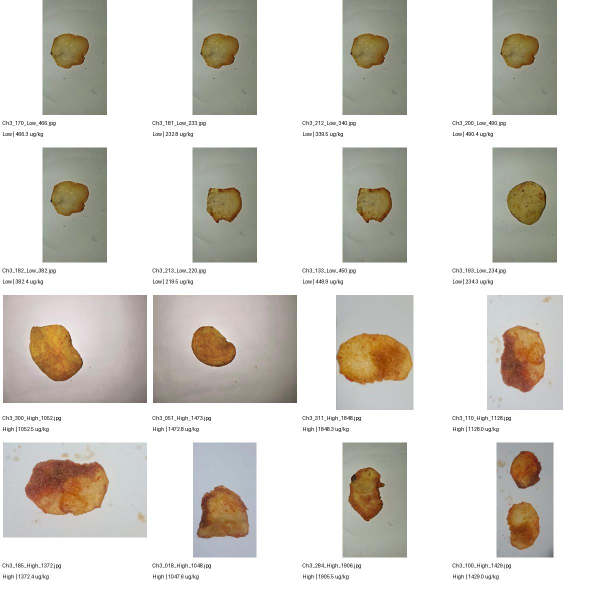
#> input picture data/colour_analysis/brightness_exception_candidates.jpg, 1200 x 1180 px (shown at 1/2 size)
$ python -i predict_grade_v2.py   (imports and definitions only)   (older library calls are emulated)
#> lines starting #> are read from the running program, lines starting #| are printed output that depends on the picture

import os
import cv2
import numpy as np
import joblib

# Load trained classification model
MODEL_PATH = "models/classification/acrylamide_grade_rf_v2.pkl"

# [1 line not run here, left out]

def extract_features(image_path):

    img = cv2.imread(image_path)
#> img is the input picture: shape (1180, 1200, 3); mean B, G, R 207.1, 213.4, 216.7

    if img is None:
        raise FileNotFoundError(
            f"Could not read image: {image_path}"
        )

    img = cv2.resize(img, (160, 160))
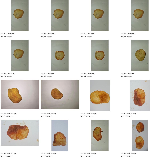
#> img: shape (160, 160, 3); mean B, G, R 207, 213.3, 216.6

    hsv = cv2.cvtColor(img, cv2.COLOR_BGR2HSV)
#> hsv: shape (160, 160, 3); mean H, S, V 19.9, 18.9, 217.8
    lab = cv2.cvtColor(img, cv2.COLOR_BGR2LAB)
#> lab: shape (160, 160, 3); mean of channels 0, 1, 2 217.1, 128.4, 132
    gray = cv2.cvtColor(img, cv2.COLOR_BGR2GRAY)
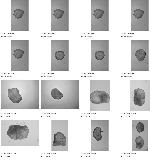
#> gray: shape (160, 160); min 25, max 255, mean 213.6

    features = []

    # Colour statistics
    for image in [img, hsv, lab]:
        for channel in cv2.split(image):
            features.extend([
                np.mean(channel),
                np.std(channel)
            ])
#> this loop made 3 passes
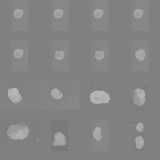
#> channel: shape (160, 160); min 116, max 189, mean 132
#> after the loop, features = [207, 65.53, 213.3, 54.1, 216.6, 48.81, 19.95, 33.79, 18.94, 44.64, 217.8, 47.51, 217.1, 49.27, 128.4, 4.77, 132, 10]

    # Colour histograms
    for image in [img, hsv, lab]:
        for channel in cv2.split(image):
            hist = cv2.calcHist(
                [channel], [0], None, [16], [0, 256]
            )
            hist = cv2.normalize(hist, hist).flatten()
            features.extend(hist)
#> after the loop, features = 162 values, max 217.8 at index 10, min 0 at index 34, mean 10.76

    # Grayscale statistics
    features.extend([
        np.mean(gray),
        np.std(gray),
        np.median(gray)
    ])

    # Texture features
    sobel_x = cv2.Sobel(gray, cv2.CV_64F, 1, 0)
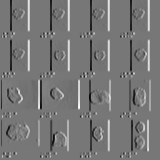
#> sobel_x: shape (160, 160) float64; min -564, max 644, mean 0.7; drawn with min black and max white
    sobel_y = cv2.Sobel(gray, cv2.CV_64F, 0, 1)
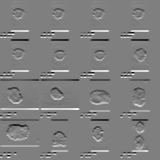
#> sobel_y: shape (160, 160) float64; min -673, max 674, mean 2.6; drawn with min black and max white

    gradient = np.sqrt(sobel_x**2 + sobel_y**2)
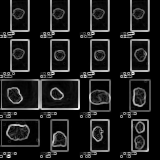
#> gradient: shape (160, 160) float64; min 0, max 678.5, mean 80.7; drawn with min black and max white

    features.extend([
        np.mean(gradient),
        np.std(gradient)
    ])

    return np.array(features).reshape(1, -1)


def predict_grade(image_path):

    features = extract_features(image_path)

    prediction = model.predict(features)[0]

    probabilities = model.predict_proba(features)[0]

    print("\n========== ACRYLAMIDE PREDICTION ==========")

    print("Image:", os.path.basename(image_path))
    print("Predicted Grade:", prediction)

    print("\nClass Probabilities:")

    for grade, probability in zip(
        model.classes_, probabilities
    ):
        print(f"{grade}: {probability * 100:.2f}%")

    print("\n===========================================")


# [7 lines not run here, left out]

>>> result = extract_features('data/colour_analysis/brightness_exception_candidates.jpg')

$ run again, on data/colour_analysis/contact_sheet.jpg
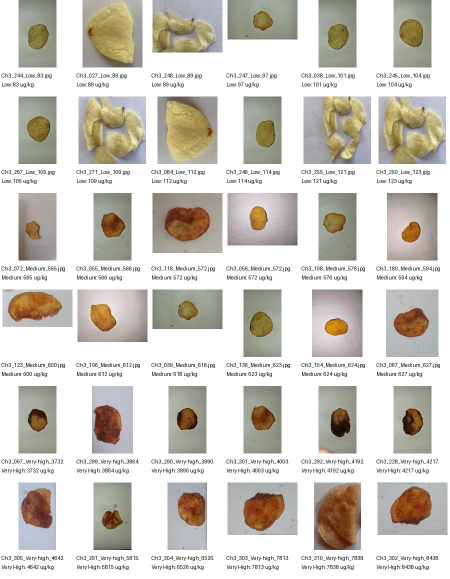
#> input picture data/colour_analysis/contact_sheet.jpg, 900 x 1158 px (shown at 1/2 size)
#> in extract_features, img is the input picture: shape (1158, 900, 3); mean B, G, R 197.8, 205.2, 209.3
#> img: shape (160, 160, 3)
#> hsv: shape (160, 160, 3); mean H, S, V 26.1, 23.9, 210.5
#> lab: shape (160, 160, 3); mean of channels 0, 1, 2 209.4, 128.7, 132.7
#> the loop in extract_features, `for image in [img, hsv, lab]:` made 3 passes
#> after the loop in extract_features, `for image in [img, hsv, lab]:`:
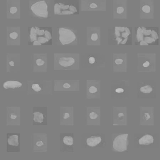
#> channel: shape (160, 160); min 113, max 198, mean 132.7
#> after the loop in extract_features, `for image in [img, hsv, lab]:`: features = [197.7, 70.14, 205.1, 59.39, 209.1, 53.03, 26.13, 42.02, 23.85, 49.17, 210.5, 52.05, 209.4, 54.57, 128.7, 5.15, 132.7, 10.69]
#> after the loop in extract_features, `for image in [img, hsv, lab]:`: features = 162 values, max 210.5 at index 10, min 0 at index 78, mean 10.83
#> in extract_features, `gradient = np.sqrt(sobel_x**2 + sobel_y**2)`:
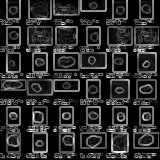
#> gradient: shape (160, 160) float64; min 0, max 823.2, mean 146.1; drawn with min black and max white

$ run again, on data/colour_analysis/misclassified_test_images.jpg
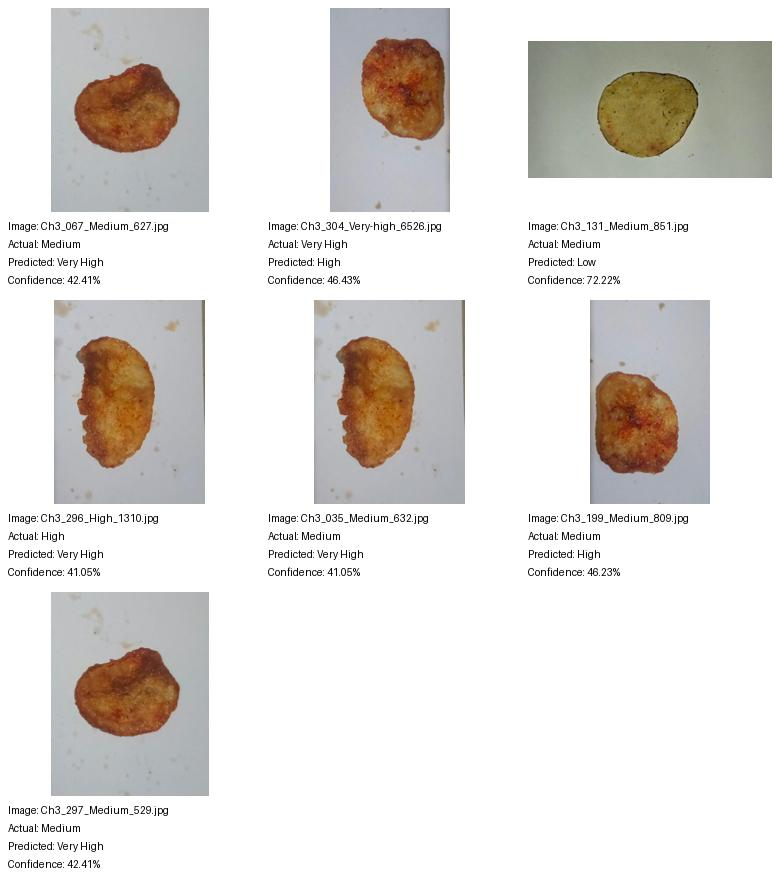
#> input picture data/colour_analysis/misclassified_test_images.jpg, 780 x 876 px
#> in extract_features, img is the input picture: shape (876, 780, 3); mean B, G, R 218.9, 222, 225.5
#> img: shape (160, 160, 3)
#> hsv: shape (160, 160, 3); mean H, S, V 24, 16, 226.8
#> lab: shape (160, 160, 3); mean of channels 0, 1, 2 225.3, 129.2, 130.4
#> the loop in extract_features, `for image in [img, hsv, lab]:` made 3 passes
#> after the loop in extract_features, `for image in [img, hsv, lab]:`:
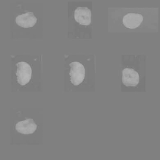
#> channel: shape (160, 160); min 118, max 181, mean 130.4
#> after the loop in extract_features, `for image in [img, hsv, lab]:`: features = [218.9, 62.04, 222, 53.03, 225.5, 44.46, 24.04, 43.05, 16, 47.07, 226.8, 43.05, 225.3, 47.58, 129.2, 5.37, 130.4, 9.45]
#> after the loop in extract_features, `for image in [img, hsv, lab]:`: features = 162 values, max 226.8 at index 10, min 0 at index 78, mean 11.02
#> in extract_features, `gradient = np.sqrt(sobel_x**2 + sobel_y**2)`:
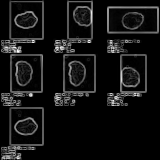
#> gradient: shape (160, 160) float64; min 0, max 830.7, mean 64.1; drawn with min black and max white
